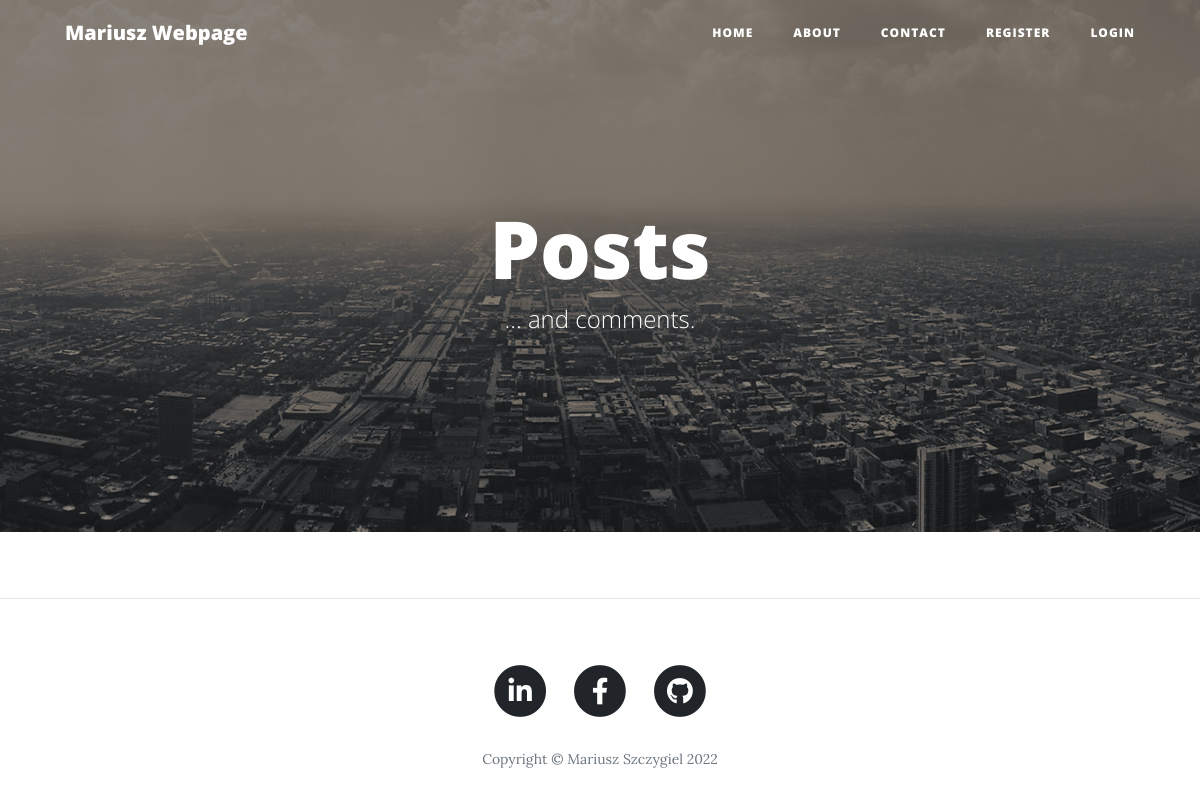
The app's page /, older data.
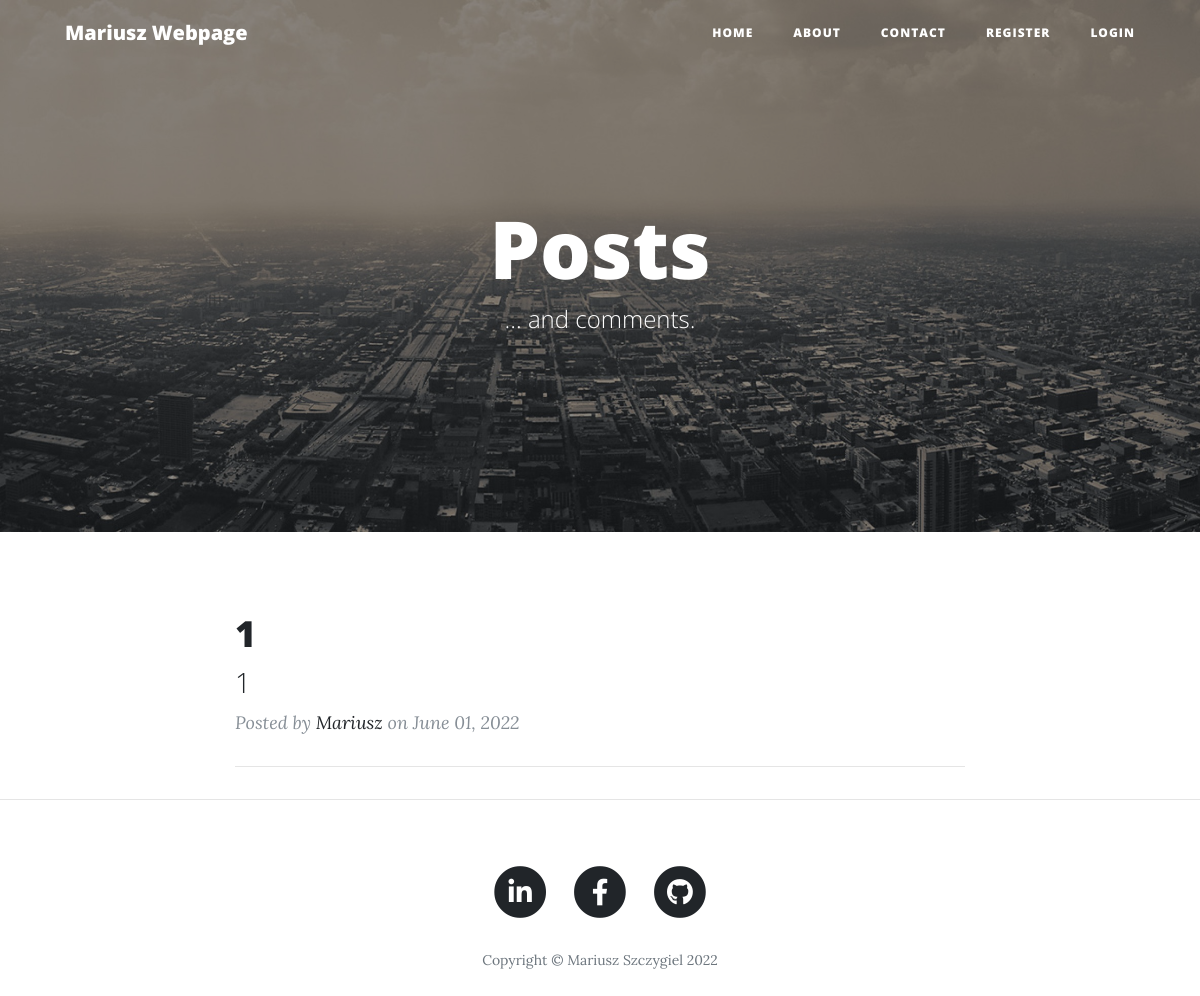
The same page, newer data.
### main.py (models this page shows, shortened)
class BlogPost(db.Model):
    __tablename__ = 'posts'
    id = db.Column(db.Integer, primary_key=True)
    title = db.Column(db.String(250), unique=True, nullable=False)
    subtitle = db.Column(db.String(250), nullable=False)
    date = db.Column(db.String(250), nullable=False)
    author = db.Column(db.String(250), nullable=False)
    body = db.Column(db.Text, nullable=False)
    img_url = db.Column(db.String(250), nullable=False)
    post_id = db.Column(db.Integer, db.ForeignKey("users.id"))
    comment_id = db.relationship("CommentDB", backref="postt")

### main.py (the view)
@app.route('/')
def get_all_posts():
    posts = BlogPost.query.all()
    return render_template("index.html",
                           all_posts=posts,
                           logged_in=current_user.is_authenticated)

### templates/index.html (shortened to what this page needs)
{% include "header.html" %}
  <header class="masthead" style="background-image: url({{ url_for('static', filename='img/city.jpg')}})">
    <div class="overlay"></div>
    <div class="container">
      <div class="row">
        <div class="col-lg-8 col-md-10 mx-auto">
          <div class="site-heading">
            <h1>Posts</h1>
            <span class="subheading">... and comments.</span>
          </div>
        </div>
      </div>
    </div>
  </header>
  <div class="container">
    <div class="row">
      <div class="col-lg-8 col-md-10 mx-auto">
        {% for post in all_posts %}
        <div class="post-preview">
          <a href="{{ url_for('show_post', id=post.id) }}">
            <h2 class="post-title">
              {{post.title}}
            </h2>
            <h3 class="post-subtitle">
              {{post.subtitle}}
            </h3>
          </a>
          <p class="post-meta">Posted by
            <a href="#">{{post.author}}</a>
            on {{post.date}} </p>
        </div>
        <hr>
        {% endfor %}
      </div>
    </div>
  </div>
  <hr>
{% include "footer.html" %}

### templates/header.html (shortened to what this page needs)
<!DOCTYPE html>
<html lang="en">
<head>
  <link href="{{ url_for('static', filename='vendor/bootstrap/css/bootstrap.min.css') }}" rel="stylesheet">
  <link href="{{ url_for('static', filename='vendor/fontawesome-free/css/all.min.css')}}" rel="stylesheet" type="text/css">
  <link href="{{ url_for('static', filename='css/clean-blog.min.css')}}" rel="stylesheet">
</head>
<body>
  <nav class="navbar navbar-expand-lg navbar-light fixed-top" id="mainNav">
    <div class="container">
      <a class="navbar-brand" href="/">Mariusz Webpage</a>
      <div class="collapse navbar-collapse" id="navbarResponsive">
        <ul class="navbar-nav ml-auto">
          <li class="nav-item">
            <a class="nav-link" href="/">Home</a>
          </li>
          <li class="nav-item">
            <a class="nav-link" href="/about">About</a>
          </li>
          <li class="nav-item">
            <a class="nav-link" href="/contact">Contact</a>
          </li>
          {% if not logged_in %}
          <li class="nav-item">
            <a class="nav-link" href="/register">Register</a>
          </li>
          <li class="nav-item">
            <a class="nav-link" href="/login">Login</a>
          </li>
          {% endif %}
        </ul>
      </div>
    </div>
  </nav>

### templates/footer.html (shortened to what this page needs)
  <footer>
    <div class="container">
      <div class="row">
        <div class="col-lg-8 col-md-10 mx-auto">
          <ul class="list-inline text-center">
            <li class="list-inline-item">
              <a href="www.linkedin.com/in/szczygiel">
                <span class="fa-stack fa-lg">
                  <i class="fas fa-circle fa-stack-2x"></i>
                  <i class="fab fa-linkedin-in fa-stack-1x fa-inverse"></i>
                </span>
              </a>
            </li>
            <li class="list-inline-item">
              <a href="https://www.facebook.com/Mariusz.szczygiel91/">
                <span class="fa-stack fa-lg">
                  <i class="fas fa-circle fa-stack-2x"></i>
                  <i class="fab fa-facebook-f fa-stack-1x fa-inverse"></i>
                </span>
              </a>
            </li>
            <li class="list-inline-item">
              <a href="www.github.com/M4rkopolo">
                <span class="fa-stack fa-lg">
                  <i class="fas fa-circle fa-stack-2x"></i>
                  <i class="fab fa-github fa-stack-1x fa-inverse"></i>
                </span>
              </a>
            </li>
          </ul>
          <p class="copyright text-muted">Copyright &copy; Mariusz Szczygiel 2022</p>
        </div>
      </div>
    </div>
  </footer>
</body>
</html>

Row changes from the older to the newer data that the page shows:
added BlogPost: title "1", subtitle "1", author "Mariusz", date "June 01, 2022"
